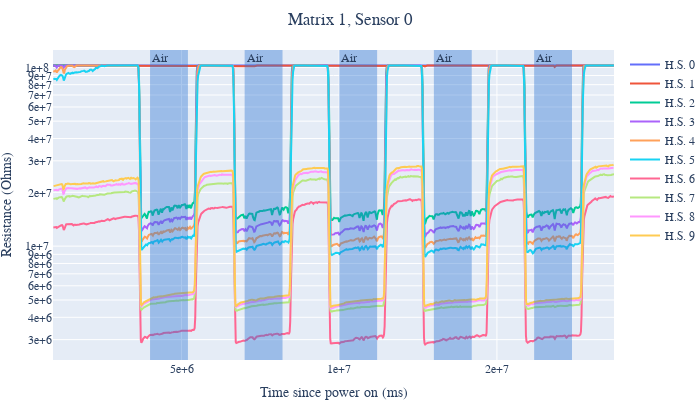

Write notebook code for a chart like this one.
### Code cell
plot_data_arr(sensor_data, 1, 0, sensor_labels, skip=50, cut=10)

### Figure 1 — Plotly figure (JSON) as saved in the notebook; plotly's stock layout.template omitted (floating-point values rounded to 4 significant figures; data arrays with more than 128 entries replaced by an {"elided": "..."} marker saying what was removed)
{"data": [{"mode": "lines", "name": "H.S. 0", "showlegend": true, "type": "scatter", "x": {"elided": "969 int values"}, "y": {"elided": "969 float values"}}, {"mode": "lines", "name": "H.S. 1", "showlegend": true, "type": "scatter", "x": {"elided": "969 int values"}, "y": {"elided": "969 float values"}}, {"mode": "lines", "name": "H.S. 2", "showlegend": true, "type": "scatter", "x": {"elided": "969 int values"}, "y": {"elided": "969 float values"}}, {"mode": "lines", "name": "H.S. 3", "showlegend": true, "type": "scatter", "x": {"elided": "969 int values"}, "y": {"elided": "969 float values"}}, {"mode": "lines", "name": "H.S. 4", "showlegend": true, "type": "scatter", "x": {"elided": "969 int values"}, "y": {"elided": "969 float values"}}, {"mode": "lines", "name": "H.S. 5", "showlegend": true, "type": "scatter", "x": {"elided": "969 int values"}, "y": {"elided": "969 float values"}}, {"mode": "lines", "name": "H.S. 6", "showlegend": true, "type": "scatter", "x": {"elided": "969 int values"}, "y": {"elided": "969 float values"}}, {"mode": "lines", "name": "H.S. 7", "showlegend": true, "type": "scatter", "x": {"elided": "969 int values"}, "y": {"elided": "969 float values"}}, {"mode": "lines", "name": "H.S. 8", "showlegend": true, "type": "scatter", "x": {"elided": "968 int values"}, "y": {"elided": "968 float values"}}, {"mode": "lines", "name": "H.S. 9", "showlegend": true, "type": "scatter", "x": {"elided": "968 int values"}, "y": {"elided": "968 float values"}}], "layout": {"annotations": [{"showarrow": false, "text": "Air", "x": 4001980, "xanchor": "left", "xref": "x", "y": 1, "yanchor": "top", "yref": "y domain"}, {"showarrow": false, "text": "Air", "x": 7001479, "xanchor": "left", "xref": "x", "y": 1, "yanchor": "top", "yref": "y domain"}, {"showarrow": false, "text": "Air", "x": 10001193, "xanchor": "left", "xref": "x", "y": 1, "yanchor": "top", "yref": "y domain"}, {"showarrow": false, "text": "Air", "x": 13000812, "xanchor": "left", "xref": "x", "y": 1, "yanchor": "top", "yref": "y domain"}, {"showarrow": false, "text": "Air", "x": 16180283, "xanchor": "left", "xref": "x", "y": 1, "yanchor": "top", "yref": "y domain"}], "font": {"family": "Times New Roman"}, "height": 400, "margin": {"b": 0, "l": 0, "r": 10, "t": 50}, "shapes": [{"fillcolor": "#2c73d2", "line": {"width": 0}, "opacity": 0.4, "type": "rect", "x0": 4001980, "x1": 5202155, "xref": "x", "y0": 0, "y1": 1, "yref": "y domain"}, {"fillcolor": "#2c73d2", "line": {"width": 0}, "opacity": 0.4, "type": "rect", "x0": 7001479, "x1": 8201524, "xref": "x", "y0": 0, "y1": 1, "yref": "y domain"}, {"fillcolor": "#2c73d2", "line": {"width": 0}, "opacity": 0.4, "type": "rect", "x0": 10001193, "x1": 11201189, "xref": "x", "y0": 0, "y1": 1, "yref": "y domain"}, {"fillcolor": "#2c73d2", "line": {"width": 0}, "opacity": 0.4, "type": "rect", "x0": 13000812, "x1": 14201129, "xref": "x", "y0": 0, "y1": 1, "yref": "y domain"}, {"fillcolor": "#2c73d2", "line": {"width": 0}, "opacity": 0.4, "type": "rect", "x0": 16180283, "x1": 17380136, "xref": "x", "y0": 0, "y1": 1, "yref": "y domain"}], "title": {"font": {"family": "Times New Roman"}, "pad": {"b": 0, "l": 0, "r": 0, "t": 0}, "text": "Matrix 1, Sensor 0", "x": 0.5}, "width": 700, "xaxis": {"tickformat": ".0e", "title": {"text": "Time since power on (ms)"}}, "yaxis": {"tickformat": ".0e", "title": {"text": "Resistance (Ohms)"}, "type": "log"}}}
